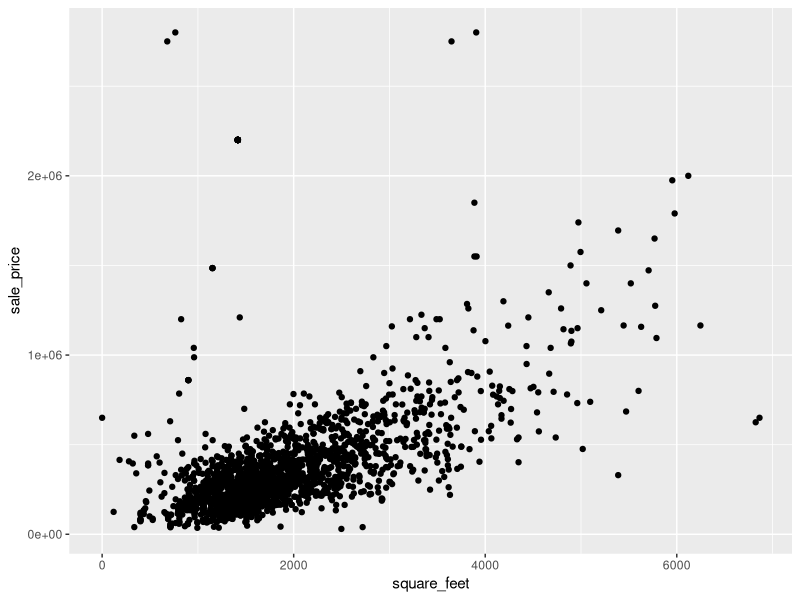
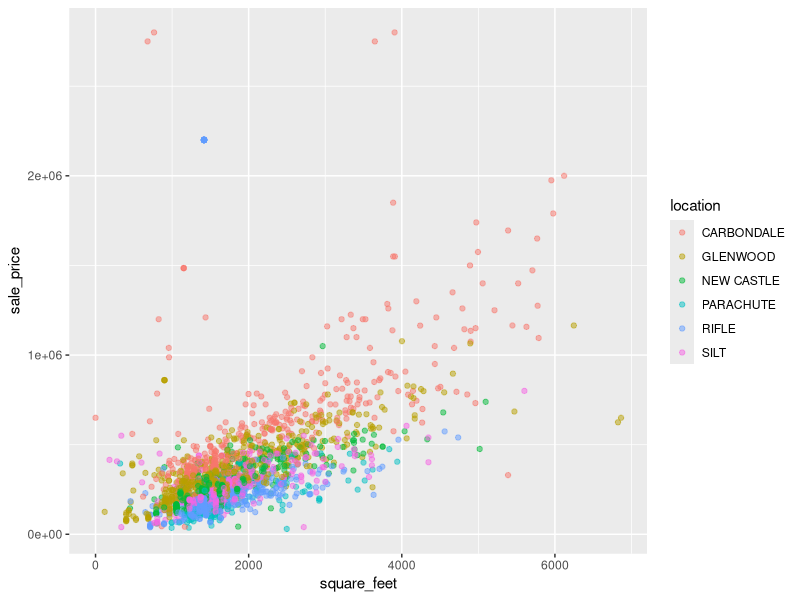
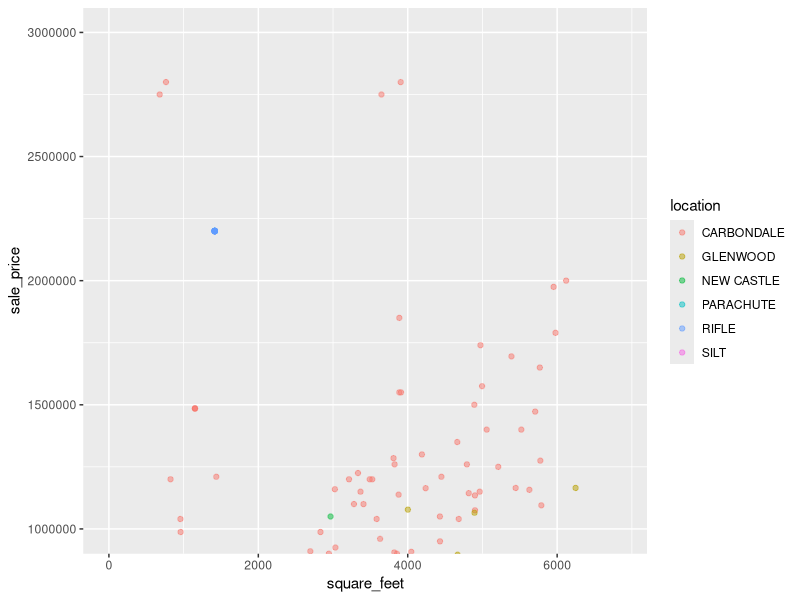
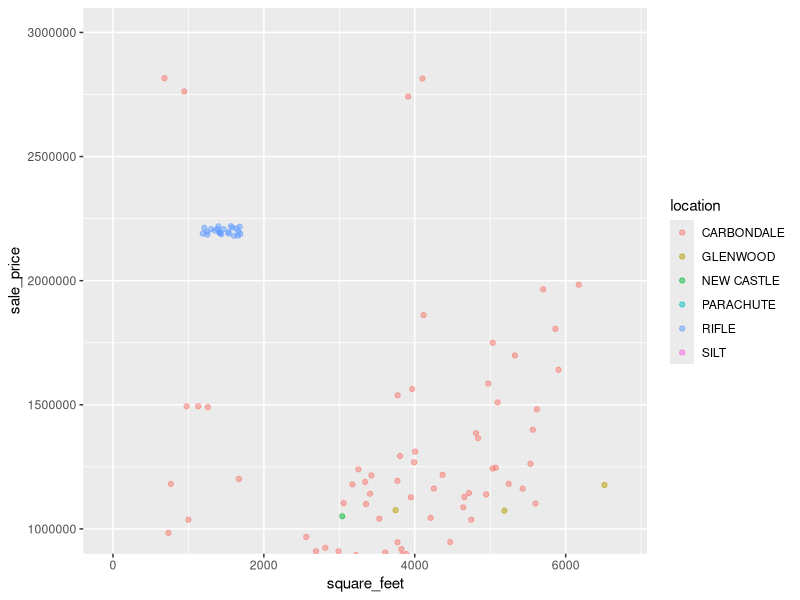
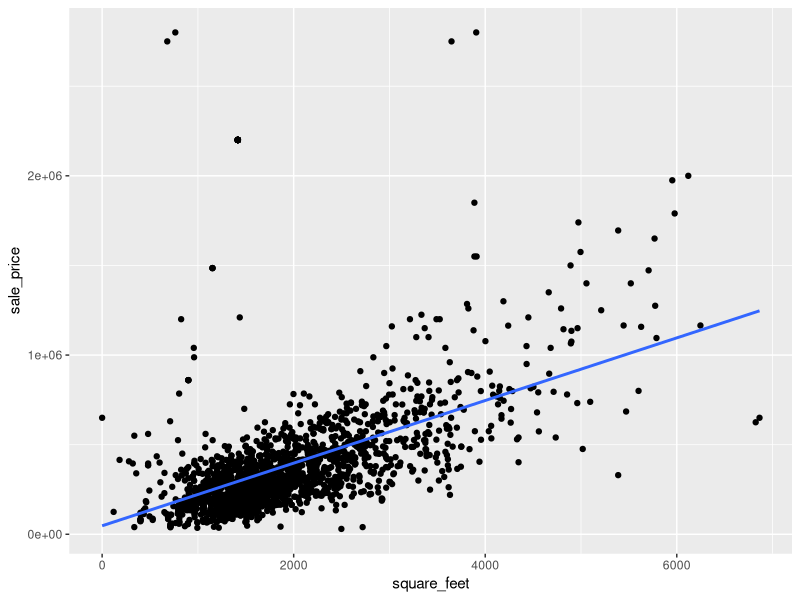
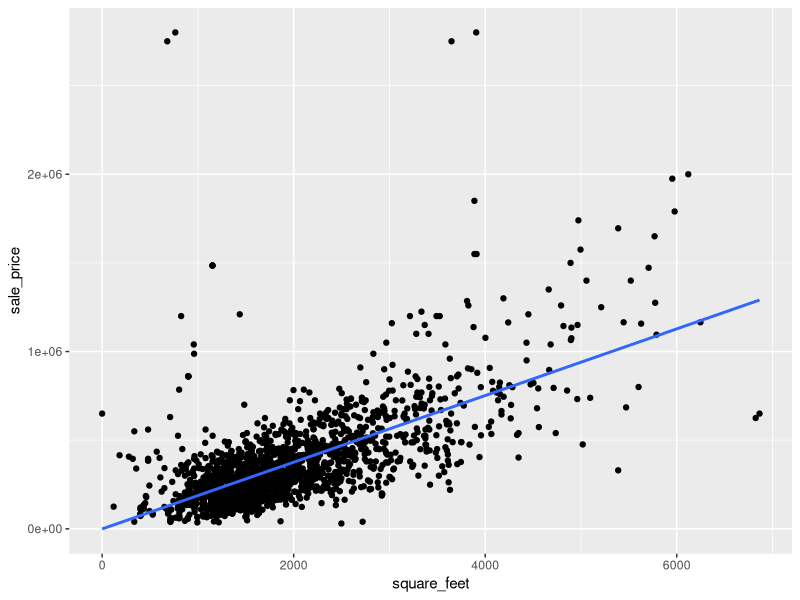
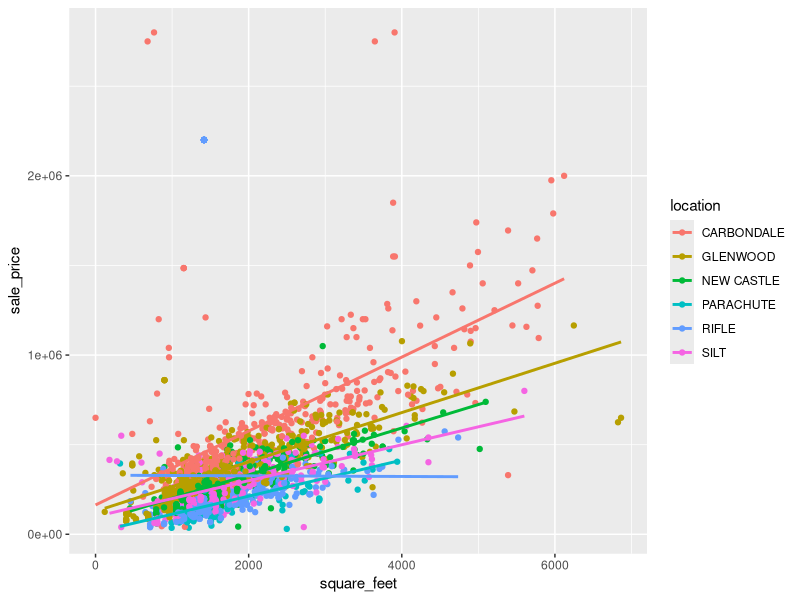
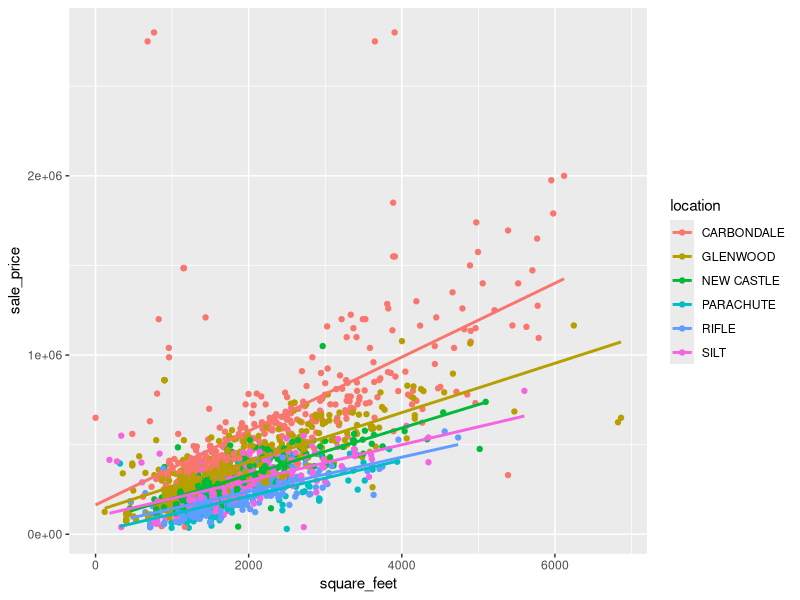

Write the R code that produced these figures, in order.
## ---- chunk 1
knitr::opts_chunk$set(echo = TRUE, fig.width = 6, fig.height = 3.7)
## ---- chunk 2
# This chunk includes the data processing steps to wrangle and clean the data
library(tidyverse) # For reading-in, wrangling, visualizing the data, and for pipe operator
library(readxl) # Tidyverse package for reading in Excel files
library(magrittr) # For the '%<>%' pipe operator

# Read-in townhomes and condo sales data
townhomes <- read_xlsx("2017-comparable-sales-condos-townhomes.xlsx") 

# Read-in single family home sales data
single_family <- read_xlsx("2017-comparable-sales-single-family.xlsx") 

# Check column names and formats
glimpse(townhomes) 
glimpse(single_family)
# 'sale_price' column was coerced to numeric and special characters '$' and ',' removed

# Replace spaces in column names with underscores ('_') and make names lowercase
# the package 'magrittr' is used for the pipe operator, this is loaded with the 'tidyverse' library
colnames(townhomes) %<>% str_replace_all("\\s", "_") %<>% tolower() 
colnames(single_family) %<>% str_replace_all("\\s", "_") %<>% tolower()

# Rename column "actual_year_built" as "year_built" for consistency between datasets
townhomes <- townhomes %>% 
  rename(year_built = actual_year_built) 

# Add a "classifcation" column to the single_family dataset and set all values to "Single Family"
single_family <- single_family %>% 
  mutate(classification = "Single Family")

# bind_rows() throws an error b/c 'reception' column is numeric in townhomes dataset; convert to character
townhomes$reception <- as.character(townhomes$reception)

# Combine the datasets into one
# This dataset contains errors which we will see later 
home_sales_errors <- bind_rows(single_family, townhomes)
glimpse(home_sales_errors)
# No new columns were created during the 'bind_rows()' process, indicating all colums align
# Remove single_family and townhomes dataframes because they are no longer needed
rm(single_family, townhomes)

# unique(home_sales_errors$classification) reveals a "Garage Only" type. Drop this.
home_sales_errors <- home_sales_errors %>% filter(classification != "Garage Only") 

# Rename the column "heated area" to "square_feet" for clarity, though technically not correct
home_sales_errors <- home_sales_errors %>% 
  rename(square_feet = heated_area)
## ---- chunk 3
glimpse(home_sales_errors)
## ---- chunk 4
ggplot(data = home_sales_errors, aes(x = square_feet, y = sale_price)) +
  geom_point()
## ---- chunk 5
ggplot(data = home_sales_errors, 
       aes(x = square_feet, y = sale_price, color = location)) +
  geom_point(alpha = 0.5)
## ---- chunk 6
ggplot(data = home_sales_errors, 
       aes(x = square_feet, y = sale_price, color = location)) +
  geom_point(alpha = 0.5) +
  coord_cartesian(ylim = c(1000000, 3000000))
## ---- chunk 7
ggplot(data = home_sales_errors, 
       aes(x = square_feet, y = sale_price, color = location)) +
  geom_jitter(alpha = 0.5, width = 300, height = 20000) +
  coord_cartesian(ylim = c(1000000, 3000000))
## ---- chunk 8
home_sales_errors %>% arrange(desc(sale_price)) %>% select(c("sale_price", "location", "classification", "bedrooms", "square_feet")) %>% head(30)
## ---- chunk 9
home_sales_fixed <- home_sales_errors %>% filter(location != "RIFLE" | classification != "Townhome" | sale_price != 2200000)
home_sales_fixed %>% filter(location == "RIFLE" & classification == "Townhome") %>% arrange(desc(sale_price)) %>% head(10)
## ---- chunk 10
ggplot(data = home_sales_errors, aes(x = square_feet, y = sale_price)) + 
  geom_point() + 
  geom_smooth(method = "lm", se = FALSE) # Method set to lm for the linear model
## ---- chunk 11
ggplot(data = home_sales_fixed, aes(x = square_feet, y = sale_price)) + 
  geom_point() + 
  geom_smooth(method = "lm", se = FALSE) # Method set to lm for the linear model
## ---- chunk 12
ggplot(data = home_sales_errors, 
       aes(x = square_feet, y = sale_price, color = location)) + 
  geom_point() + 
  geom_smooth(method = "lm", se = FALSE) # Method set to lm for the linear model
## ---- chunk 13
ggplot(data = home_sales_fixed, 
       aes(x = square_feet, y = sale_price, color = location)) + 
  geom_point() + 
  geom_smooth(method = "lm", se = FALSE) # Method set to lm for the linear model
## ---- chunk 14
ggplot(home_sales_errors, aes(square_feet, sale_price)) +
  geom_point(alpha = 0.5) +
  geom_smooth(method = "lm", se = FALSE) +
  facet_wrap(~ location)
## ---- chunk 15
ggplot(home_sales_fixed, aes(square_feet, sale_price)) +
  geom_point(alpha = 0.5) +
  geom_smooth(method = "lm", se = FALSE) +
  facet_wrap(~ location)
## ---- chunk 16
ggplot(home_sales_fixed, 
       aes(x = reorder(location, sale_price, fun = median), 
           y = sale_price, fill = location)) + 
  geom_boxplot() + theme(legend.position = "bottom") +
  labs(x = "Ordered by Median Sale Price", y = "Sale Price")
## ---- chunk 17
ggplot(home_sales_errors, 
       aes(x = reorder(location, sale_price, fun = median), 
           y = sale_price, fill = location)) + 
  geom_boxplot() + theme(legend.position = "bottom") +
  labs(x = "Ordered by Median Sale Price", y = "Sale Price")
## ---- chunk 18
seattle_rain <- read_csv("Observed_Monthly_Rain_Gauge_Accumulations_Oct_2002_to_May_2017.csv")
## ---- chunk 19
seattle_rain # Display Monthly Rain Gauge Accumulations for Seattle
## ---- chunk 20
library(tidyr) 
seattle_rain_tall <- seattle_rain %>% 
  gather(RG01:RG20_25, key = rain_gauge, value = precip_inches) 
seattle_rain_tall
## ---- chunk 21
library(tidyr) 
seattle_rain_tall <- seattle_rain %>% 
  gather(key = rain_gauge, value = precip_inches, -Date) # Same result as before!
seattle_rain_tall 
## ---- chunk 22
carbondale <- home_sales_fixed %>% 
  filter(location == "CARBONDALE")
model <- lm(sale_price ~ square_feet, data = carbondale)
summary(model)
## ---- chunk 23
# You cannot set trailing zeros
options(pillar.sigfig = 4)
getOption("pillar.sigfig")
## ---- chunk 24
library(broom)
tidy(model)
## ---- chunk 25
carbondale <- home_sales_fixed %>% 
  filter(location == "CARBONDALE")
model1 <- lm(sale_price ~ square_feet, data = carbondale)
glenwood <- home_sales_fixed %>% 
  filter(location == "GLENWOOD")
model2 <- lm(sale_price ~ square_feet, data = glenwood)
bind_rows(tidy(model1), tidy(model2))
## ---- chunk 26
home_sales_fixed_models <- home_sales_fixed %>% 
  nest(-location)
home_sales_fixed_models
## ---- chunk 27
home_sales_fixed %>% 
  group_by(location) %>% 
  nest()
## ---- chunk 28
home_sales_fixed_models$data[[3]]
## ---- chunk 29
unnest(home_sales_fixed_models)
## ---- chunk 30
library(purrr)
home_sales_fixed_models <- home_sales_fixed %>%
  nest(-location) %>% 
  mutate(models = map(data, ~lm(sale_price ~ square_feet, .))) 
  # data has been passed into lm through map function
  # dot "." is used for data in the lm call
home_sales_fixed_models
## ---- chunk 31
home_sales_fixed_models$models[[3]]
## ---- chunk 32
home_sales_fixed_models <- home_sales_fixed %>%
  nest(-location) %>% 
  mutate(models = map(data, ~lm(sale_price ~ square_feet, .))) %>% 
  mutate(tidied = map(models, tidy))
home_sales_fixed_models
## ---- chunk 33
home_sales_fixed_models$tidied[[3]]
## ---- chunk 34
location_coeffs <- home_sales_fixed %>%
  nest(-location) %>% 
  mutate(models = map(data, ~lm(sale_price ~ square_feet, .))) %>% 
  mutate(tidied = map(models, tidy)) %>% 
  unnest(tidied)
location_coeffs
## ---- chunk 35
location_slopes <-  location_coeffs %>% 
  filter(term == "square_feet")%>% 
  arrange(estimate)
location_slopes
## ---- chunk 36
location_slopes <-  location_coeffs %>% 
  filter(term == "square_feet")%>% 
  mutate(p.adjusted = p.adjust(p.value)) %>% 
  arrange(estimate)
location_slopes
## ---- chunk 37
library(modelr)
home_sales_fixed_models <- home_sales_fixed_models %>% 
  # Add 'resid' column to data frames in 'data' list column with mutate 
  # Call add_residuals() with each data-model pair
  mutate(data = map2(data, models, add_residuals)) 
home_sales_fixed_models
## ---- chunk 38
home_sales_fixed_models$data[[3]] %>%
  # Select a few columns...
  select(sale_price, square_feet, resid)
## ---- chunk 39
resids <- unnest(home_sales_fixed_models, data)
resids %>% 
  ggplot(aes(square_feet, resid, color = location)) +
  geom_line(alpha = 1 / 3) +
  facet_wrap(~ location)
## ---- chunk 40
home_sales_errors %>% # Data frame with the errors
  nest(-location) %>% # Step 1
  mutate(models = map(data, ~lm(sale_price ~ square_feet, .))) %>% # Step 2
  mutate(data = map2(data, models, add_residuals)) %>% # Step 3
  unnest(data) %>% #Step 4
  ggplot(aes(square_feet, resid, color = location)) + #Step 5 - plot!
  geom_line(alpha = 1 / 3) +
  facet_wrap(~ location)
## ---- chunk 41
home_sales_fixed_models <- home_sales_fixed_models %>% 
  mutate(augmented = map(models, broom::augment))
home_sales_fixed_models
## ---- chunk 42
augment_results <- home_sales_fixed_models %>%
  unnest(augmented)
glimpse(augment_results)
## ---- chunk 43
augment_results %>%  
ggplot(aes(square_feet, .resid, color = location)) +
  geom_line(alpha = 1 / 3) +
  facet_wrap(~ location)
## ---- chunk 44
home_sales_fixed_models <- home_sales_fixed_models %>% 
  mutate(glanced = map(models, broom::glance))
home_sales_fixed_models
## ---- chunk 45
glance_results <- home_sales_fixed_models %>% 
  unnest(glanced)
glance_results
## ---- chunk 46
glance_results <- home_sales_fixed_models %>% 
  # Supress nested columns with ".drop = TRUE"
  unnest(glanced, .drop = TRUE)
glance_results
## ---- chunk 47
ggplot(home_sales_fixed, aes(square_feet, sale_price)) +
  geom_point(alpha = 0.5) +
  geom_smooth(method = "lm", se = FALSE) +
  geom_text(data = glance_results, aes(x = 3500, y = 3100000, 
              label = paste0("r.squared =", round(r.squared, 3)))) + 
  facet_wrap(~ location)
